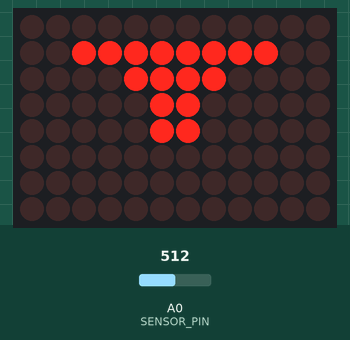
A sketch run on a simulated Arduino Uno R4 WiFi. Shown: 12×8 LED matrix. The inputs (shaded band) are chosen by the test bench; at power-on: A0 (SENSOR_PIN) = 512 (analog values on the 0–1023 scale). WiFi joins after 1.5 s; servers stay silent unless stated; no MQTT or app messages arrive unless stated; what the sketch prints to the serial monitor is not drawn.

Above: at 1.1 s.
At 3.3 s:
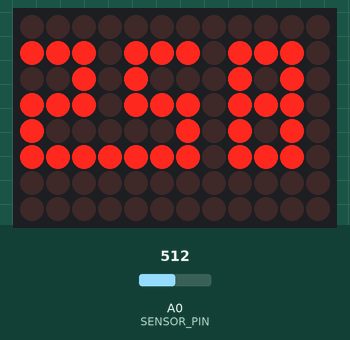

Measured:
- what the display in image 0 shows lasts 2.2 s, from 1.0 s to 3.2 s

The sketch:

uno-r4-water-ec-v32.ino
```cpp
#include <WiFiS3.h>
#include <PubSubClient.h>
#include <ArduinoJson.h>
#include <Arduino_LED_Matrix.h>

// =====================================================
// USER CONFIG
// =====================================================
const char* ssid = "your_ssid";
const char* password = "your_password";

const char* mqtt_server = "192.168.178.176";
const int mqtt_port = 1883;
const char* mqtt_username = "";
const char* mqtt_password = "";

const char* hostname = "uno-r4-water-ec";
const char* discovery_prefix = "homeassistant";
const char* availability_topic = "sensors/uno-r4-water-ec/status";

// =====================================================
// DEVICE CONFIG
// =====================================================
const char* DEVICE_MODEL = "UNO R4 WiFi + TDS Board V1";
const char* DEVICE_MANUFACTURER = "Arduino / Custom";

// =====================================================
// HARDWARE
// =====================================================
const int SENSOR_PIN = A0;
const float VREF = 5.0f;
const int ADC_MAX = 16383;
const float FIXED_TEMP_C = 20.0f;

// =====================================================
// TIMING
// =====================================================
const unsigned long MQTT_PUBLISH_INTERVAL = 10000;
unsigned long lastPublishTime = 0;
unsigned long readingNumber = 0;

// =====================================================
// EC CALIBRATION
// =====================================================
// Messpunkt von dir:
// Eichlösung 1.413 mS/cm -> 1.820 V

float ecCalibrationFactor = 1.0f; // wird in setup() aus Kalibrierpunkt berechnet

// =====================================================
// GLOBALS
// =====================================================
WiFiClient wifiClient;
PubSubClient mqtt(wifiClient);
ArduinoLEDMatrix matrix;

// =====================================================
// MATRIX FONT 3x5
// =====================================================
const uint8_t DIGITS[10][5][3] = {
  {{1,1,1},{1,0,1},{1,0,1},{1,0,1},{1,1,1}},
  {{0,1,0},{1,1,0},{0,1,0},{0,1,0},{1,1,1}},
  {{1,1,1},{0,0,1},{1,1,1},{1,0,0},{1,1,1}},
  {{1,1,1},{0,0,1},{1,1,1},{0,0,1},{1,1,1}},
  {{1,0,1},{1,0,1},{1,1,1},{0,0,1},{0,0,1}},
  {{1,1,1},{1,0,0},{1,1,1},{0,0,1},{1,1,1}},
  {{1,1,1},{1,0,0},{1,1,1},{1,0,1},{1,1,1}},
  {{1,1,1},{0,0,1},{0,0,1},{0,0,1},{0,0,1}},
  {{1,1,1},{1,0,1},{1,1,1},{1,0,1},{1,1,1}},
  {{1,1,1},{1,0,1},{1,1,1},{0,0,1},{1,1,1}}
};

uint8_t frame[8][12];

struct SensorData {
  float voltage;
  int raw;
  float ec_raw_ms_cm;
  float ec_ms_cm;
  float water_temp_c;
  long wifi_rssi;
  unsigned long uptime_s;
  bool valid;
};

void clearFrame() {
  for (int r = 0; r < 8; r++) {
    for (int c = 0; c < 12; c++) {
      frame[r][c] = 0;
    }
  }
}

void renderFrame() {
  matrix.renderBitmap(frame, 8, 12);
}

void drawDigit(int digit, int x, int y) {
  if (digit < 0 || digit > 9) return;
  for (int r = 0; r < 5; r++) {
    for (int c = 0; c < 3; c++) {
      int rr = y + r;
      int cc = x + c;
      if (rr >= 0 && rr < 8 && cc >= 0 && cc < 12) {
        frame[rr][cc] = DIGITS[digit][r][c];
      }
    }
  }
}

void drawDot(int x, int y) {
  if (y >= 0 && y < 8 && x >= 0 && x < 12) frame[y][x] = 1;
}

void showEcNumber(float ec) {
  if (ec < 0) ec = 0;
  if (ec > 9.99f) ec = 9.99f;

  int ec100 = (int)(ec * 100.0f + 0.5f);
  int d1 = ec100 / 100;
  int d2 = (ec100 / 10) % 10;
  int d3 = ec100 % 10;

  clearFrame();
  drawDigit(d1, 0, 1);
  drawDot(3, 5);
  drawDigit(d2, 4, 1);
  drawDigit(d3, 8, 1);
  renderFrame();
}

void showBootIcon() {
  clearFrame();
  for (int i = 2; i < 10; i++) frame[1][i] = 1;
  for (int i = 4; i < 8; i++) frame[2][i] = 1;
  for (int i = 5; i < 7; i++) frame[3][i] = 1;
  for (int i = 5; i < 7; i++) frame[4][i] = 1;
  renderFrame();
}

void debugPrint(const String& message, bool forceOutput = false) {
  Serial.println("[DEBUG] " + message);
}

String getStateTopic() {
  return String("sensors/uno-r4-water-ec/") + hostname + "/state";
}

bool mqtt_publish(const char* topic, const char* payload, bool retained) {
  debugPrint("Publishing to: " + String(topic));
  debugPrint("Payload: " + String(payload));
  bool success = mqtt.publish(topic, payload, retained);
  debugPrint(String("Publish ") + (success ? "successful" : "failed"));
  return success;
}

float readAveragedVoltage(int &rawAvg) {
  const int samples = 30;
  long sum = 0;

  for (int i = 0; i < samples; i++) {
    sum += analogRead(SENSOR_PIN);
    delay(10);
  }

  rawAvg = sum / samples;
  return (rawAvg / (float)ADC_MAX) * VREF;
}

float calculateRawEcMsCm(float voltage, float tempC) {
  float compensationCoefficient = 1.0f + 0.02f * (tempC - 25.0f);
  float compensatedVoltage = voltage / compensationCoefficient;

  float ecUsCm = (133.42f * compensatedVoltage * compensatedVoltage * compensatedVoltage
                - 255.86f * compensatedVoltage * compensatedVoltage
                + 857.39f * compensatedVoltage);

  if (ecUsCm < 0) ecUsCm = 0;
  return ecUsCm / 1000.0f;
}

SensorData readSensor() {
  SensorData data;
  data.raw = 0;
  data.voltage = readAveragedVoltage(data.raw);
  data.water_temp_c = FIXED_TEMP_C;
  data.ec_raw_ms_cm = calculateRawEcMsCm(data.voltage, data.water_temp_c);
  data.ec_ms_cm = data.ec_raw_ms_cm * ecCalibrationFactor;
  data.wifi_rssi = WiFi.RSSI();
  data.uptime_s = millis() / 1000UL;
  data.valid = true;
  return data;
}

void setupWiFi() {
  debugPrint("Connecting to WiFi network: " + String(ssid), true);
  WiFi.begin(ssid, password);

  unsigned long startAttempt = millis();
  while (WiFi.status() != WL_CONNECTED) {
    delay(500);
    Serial.print(".");
    if (millis() - startAttempt > 30000) {
      Serial.println("\nWiFi connect timeout, retrying...");
      WiFi.disconnect();
      delay(1000);
      WiFi.begin(ssid, password);
      startAttempt = millis();
    }
  }

  Serial.println("\nWiFi connected");
  Serial.print("IP address: ");
  Serial.println(WiFi.localIP());
}

void publishDiscoveryConfigs() {
  debugPrint("Publishing discovery configurations...");

  String state_topic = getStateTopic();
  String device_config =
    "{\"identifiers\":[\"" + String(hostname) + "\"],"
    "\"name\":\"" + String(hostname) + "\","
    "\"model\":\"" + String(DEVICE_MODEL) + "\","
    "\"manufacturer\":\"" + String(DEVICE_MANUFACTURER) + "\"}";

  struct SensorConfig {
    const char* name;
    const char* id;
    const char* device_class;
    const char* unit;
    const char* value_template;
    const char* icon;
  };

  SensorConfig configs[] = {
    {"Water EC", "ec_ms_cm", "", "mS/cm", "{{ value_json.ec_ms_cm | float }}", "mdi:flash"},
    {"Water EC Raw", "ec_raw_ms_cm", "", "mS/cm", "{{ value_json.ec_raw_ms_cm | float }}", "mdi:flash-outline"},
    {"Water Voltage", "ec_voltage", "", "V", "{{ value_json.ec_voltage | float }}", "mdi:sine-wave"},
    {"Water Raw ADC", "ec_raw", "", "RAW", "{{ value_json.ec_raw | float }}", "mdi:counter"},
    {"Water Temperature", "water_temp_c", "temperature", "°C", "{{ value_json.water_temp_c | float }}", "mdi:thermometer"},
    {"WiFi RSSI", "wifi_rssi", "", "dBm", "{{ value_json.wifi_rssi | float }}", "mdi:wifi"},
    {"Uptime", "uptime_s", "", "s", "{{ value_json.uptime_s | float }}", "mdi:timer-outline"}
  };

  for (const auto& sensor : configs) {
    String config_topic = String(discovery_prefix) + "/sensor/" + hostname + "/" + sensor.id + "/config";

    String config = "{\"name\":\"" + String(sensor.name) + "\","
                    "\"object_id\":\"" + String(hostname) + "_" + sensor.id + "\","
                    "\"unique_id\":\"" + String(hostname) + "_" + sensor.id + "\"";

    if (strlen(sensor.device_class) > 0) {
      config += ",\"device_class\":\"" + String(sensor.device_class) + "\"";
    }

    if (strlen(sensor.icon) > 0) {
      config += ",\"icon\":\"" + String(sensor.icon) + "\"";
    }

    config += ",\"state_class\":\"measurement\","
              "\"unit_of_measurement\":\"" + String(sensor.unit) + "\","
              "\"state_topic\":\"" + state_topic + "\","
              "\"value_template\":\"" + String(sensor.value_template) + "\","
              "\"availability_topic\":\"" + String(availability_topic) + "\","
              "\"payload_available\":\"online\","
              "\"payload_not_available\":\"offline\","
              "\"device\":" + device_config + "}";

    mqtt_publish(config_topic.c_str(), config.c_str(), true);
    delay(50);
  }

  mqtt_publish(availability_topic, "online", true);
}

void reconnectMQTT() {
  while (!mqtt.connected()) {
    debugPrint("Attempting MQTT connection...");

    if (mqtt.connect(hostname, mqtt_username, mqtt_password, availability_topic, 1, true, "offline")) {
      debugPrint("MQTT connected", true);
      mqtt.publish(availability_topic, "online", true);
      publishDiscoveryConfigs();
    } else {
      Serial.print("MQTT connection failed, rc=");
      Serial.print(mqtt.state());
      Serial.println(" retrying in 5 seconds");
      delay(5000);
    }
  }
}

void publishData(const SensorData& data) {
  if (!data.valid) return;

  StaticJsonDocument<256> doc;
  doc["ec_ms_cm"] = roundf(data.ec_ms_cm * 1000.0f) / 1000.0f;
  doc["ec_raw_ms_cm"] = roundf(data.ec_raw_ms_cm * 1000.0f) / 1000.0f;
  doc["ec_voltage"] = roundf(data.voltage * 1000.0f) / 1000.0f;
  doc["ec_raw"] = data.raw;
  doc["water_temp_c"] = roundf(data.water_temp_c * 10.0f) / 10.0f;
  doc["wifi_rssi"] = data.wifi_rssi;
  doc["uptime_s"] = data.uptime_s;

  char state_payload[256];
  serializeJson(doc, state_payload, sizeof(state_payload));

  String state_topic = getStateTopic();
  bool success = mqtt_publish(state_topic.c_str(), state_payload, true);

  if (success) {
    Serial.println("[SENSOR] ------------------------");
    Serial.print("[SENSOR] raw: ");
    Serial.println(data.raw);
    Serial.print("[SENSOR] voltage: ");
    Serial.println(data.voltage, 3);
    Serial.print("[SENSOR] tempC: ");
    Serial.println(data.water_temp_c, 1);
    Serial.print("[SENSOR] raw EC mS/cm: ");
    Serial.println(data.ec_raw_ms_cm, 3);
    Serial.print("[SENSOR] calibrated EC mS/cm: ");
    Serial.println(data.ec_ms_cm, 3);
    Serial.print("[MQTT] payload: ");
    Serial.println(state_payload);

    showEcNumber(data.ec_ms_cm);
    readingNumber++;
  }
}

void setup() {
  Serial.begin(115200);
  delay(1000);

  analogReadResolution(14);
  pinMode(SENSOR_PIN, INPUT);

  matrix.begin();
  showBootIcon();

  Serial.println("\nUNO R4 Water EC starting");

  // Kalibrierpunkt aus deinem Messwert:
  // 1.820 V in 1.413 mS/cm Lösung bei 20C
  float rawEcAtCalibration = calculateRawEcMsCm(1.820f, FIXED_TEMP_C);
  ecCalibrationFactor = 1.413f / rawEcAtCalibration;

  Serial.print("[CAL] rawEcAt1.820V = ");
  Serial.println(rawEcAtCalibration, 3);
  Serial.print("[CAL] ecCalibrationFactor = ");
  Serial.println(ecCalibrationFactor, 4);

  setupWiFi();

  mqtt.setServer(mqtt_server, mqtt_port);
  mqtt.setBufferSize(1024);

  reconnectMQTT();

  SensorData firstData = readSensor();
  publishData(firstData);

  lastPublishTime = millis();
}

void loop() {
  if (!mqtt.connected()) {
    reconnectMQTT();
  }

  mqtt.loop();

  unsigned long currentTime = millis();
  if (currentTime - lastPublishTime >= MQTT_PUBLISH_INTERVAL) {
    SensorData data = readSensor();
    if (data.valid) {
      publishData(data);
    }
    lastPublishTime = currentTime;
  }
}
```
